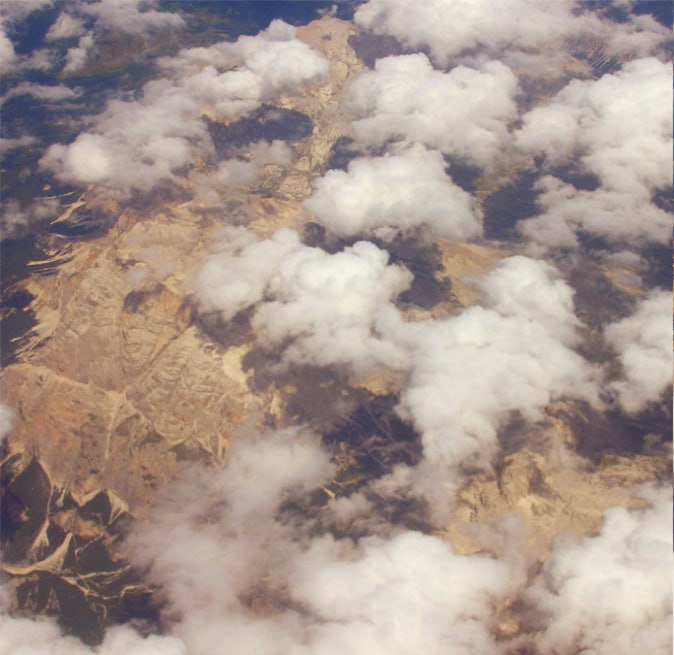
#> input picture video6/left.jpg, 674 x 655 px
$ python part2.py
#> lines starting #> are read from the running program, lines starting #| are printed output that depends on the picture
import numpy as np
import cv2

# =============== Алгоритм 2: Построение карты глубины вручную ===============

def compute_disparity_map(img_left, img_right, block_size=5, disparities=16):
    """
    Вычисляет карту глубины с использованием метода блокового сопоставления.

    :param img_left: numpy.ndarray, левое изображение в градациях серого.
    :param img_right: numpy.ndarray, правое изображение в градациях серого.
    :param block_size: int, размер блока для сравнения (должен быть нечетным).
    :param disparities: int, максимальное смещение (глубина).
    :return: numpy.ndarray, карта глубины (размер совпадает с исходными изображениями).
    """
    height, width = img_left.shape
    disparity_map = np.zeros((height, width), dtype=np.float32)

    half_block = block_size // 2

    # Перебор всех пикселей в изображении
    for y in range(half_block, height - half_block):
        for x in range(half_block, width - half_block):
            min_diff = float('inf')
            best_offset = 0

            # Извлечение блока из левого изображения
            block_left = img_left[y - half_block:y + half_block + 1, x - half_block:x + half_block + 1]

            for d in range(disparities):
                if x - d - half_block < 0:  # Проверка на границы
                    continue

                # Извлечение блока из правого изображения
                block_right = img_right[y - half_block:y + half_block + 1, x - d - half_block:x - d + half_block + 1]

                # Сравнение блоков с использованием суммы абсолютных различий (SAD)
                diff = np.sum(np.abs(block_left - block_right))

                if diff < min_diff:
                    min_diff = diff
                    best_offset = d

            # Запись значения несоответствия в карту глубины
            disparity_map[y, x] = best_offset

    return disparity_map

# Пример использования
img_left = cv2.imread('left.jpg', cv2.IMREAD_GRAYSCALE)
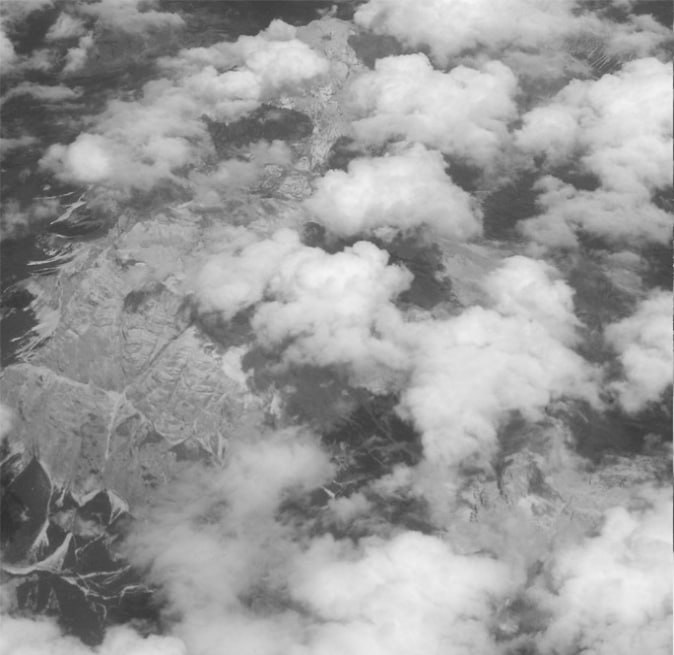
#> img_left: shape (655, 674); min 48, max 246, mean 154.3
img_right = cv2.imread('right.jpg', cv2.IMREAD_GRAYSCALE)
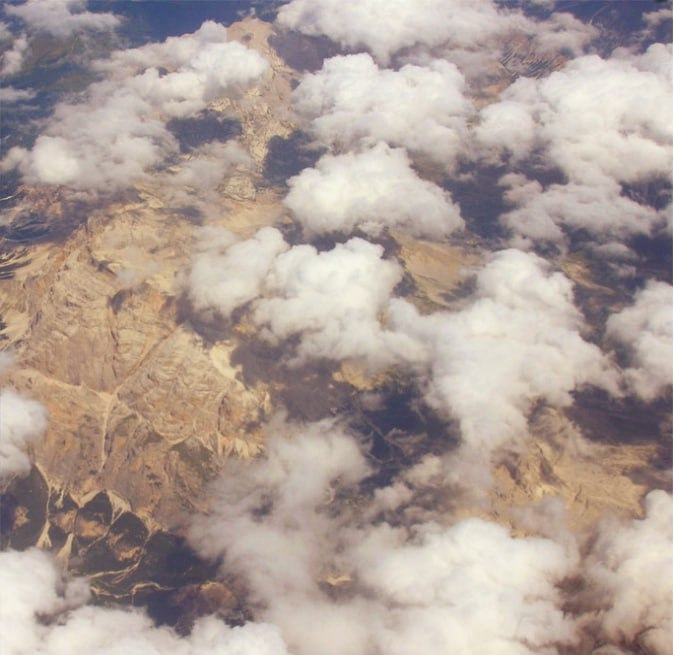
#> input picture video6/right.jpg, 674 x 655 px
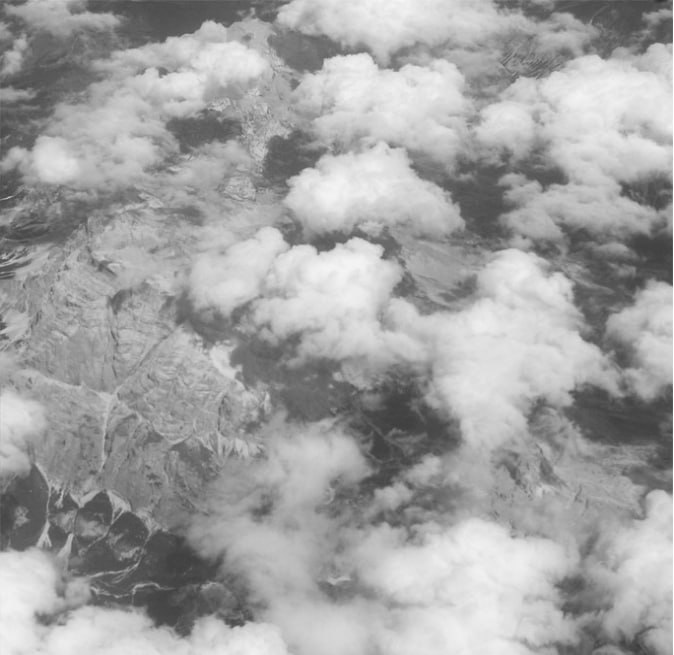
#> img_right: shape (655, 674); min 48, max 255, mean 162
disparity_map = compute_disparity_map(img_left, img_right)
#> after the loop in compute_disparity_map, `for y in range(half_block, height - half_block):`:
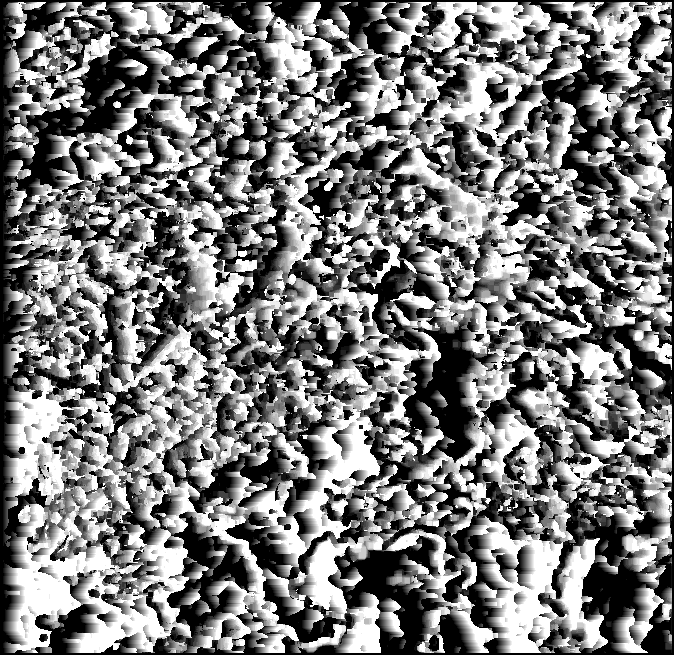
#> disparity_map: shape (655, 674) float32; min 0, max 15, mean 7.23; drawn with min black and max white
cv2.imshow('Disparity Map', (disparity_map / 16 * 255).astype(np.uint8))
cv2.waitKey(0)
cv2.destroyAllWindows()
